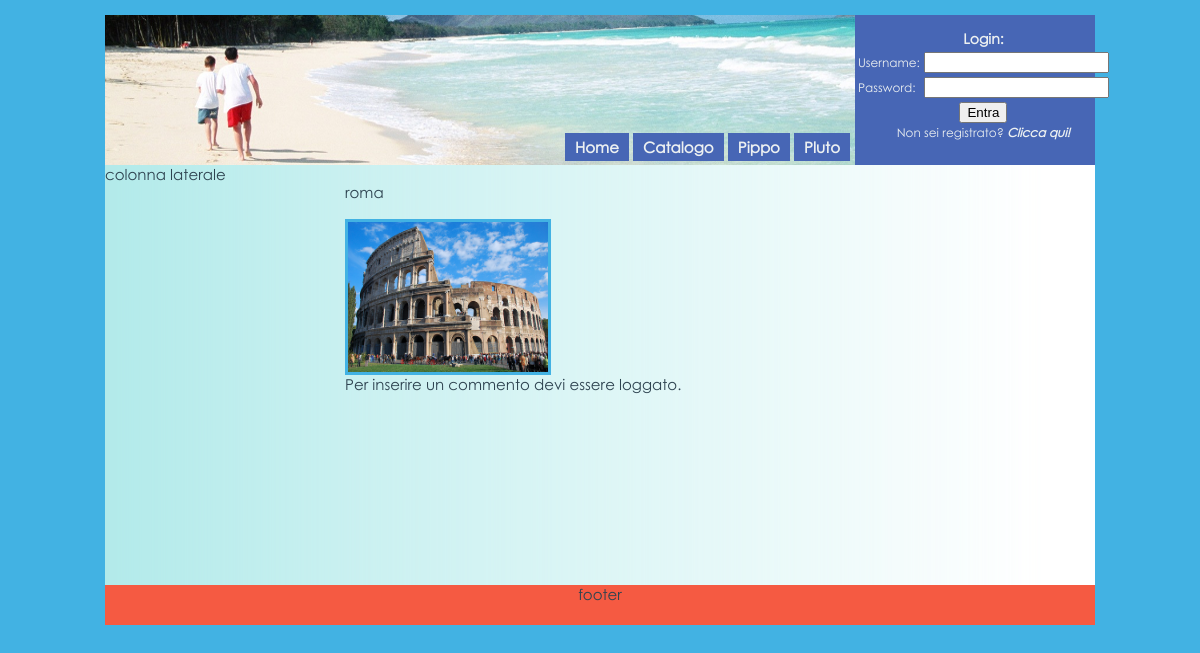
Screenshot of /commenti.php?id=1 with the database file from the repository.
### tables this page shows
CREATE TABLE IF NOT EXISTS `destinazione` (
  `id` int(11) NOT NULL AUTO_INCREMENT,
  `continente` varchar(50) NOT NULL,
  `citta` varchar(50) NOT NULL,
  `tipo` varchar(50) NOT NULL,
  `foto` varchar(100) NOT NULL,
  `descrizione` longtext NOT NULL,
  PRIMARY KEY (`id`)
);

### config.php (called while the page is built)
<?php
	 $session_name = "login";
?>

### database.php (called while the page is built, shortened)
<?php
    class database{
        public static function qSelect($conn, $sql){
            $risposta = mysql_query($sql)
                or die("Errore nell'esecuzione della query di selezione: " . mysql_error());
            return $risposta;
        }
    }
?>

### commenti.php (the view, shortened to what this page needs)
<!DOCTYPE HTML PUBLIC "-//W3C//DTD HTML 4.01 Transitional//EN" "http://www.w3.org/TR/html4/loose.dtd">
<html>
  <head>
    <link rel="stylesheet" type="text/css" href="style/style.css">
    <link rel="stylesheet" type="text/css" href="style/rateit.css">
  </head>
  <body>
    <div id="container">
    <div id="header_container">
	<div id="logo">
			<span id="menu">
				<a href="index.php"><span class="btn_menu">Home</span></a>
				<a href="#"><span class="btn_menu">Catalogo</span></a>
				<a href="#"><span class="btn_menu">Pippo</span></a>
				<a href="#"><span class="btn_menu">Pluto</span></a>
			</span>
	</div>
	<div id="login">
		<?php
			include_once 'config.php';
			if(isset($_SESSION[$session_name])){
				echo "<br><br><h2>Benvenuto<a href='homepersonale.php'> " . $_SESSION['username'] . "!</a></h2><br>";
				echo "<form method='POST' action='logout.php'>
						<input type='submit' value='logout'>
					  </form>";
			}
			else
			{
					include 'login_form.php';
			}
		?>
	</div>
	</div>
      <div id="content_container">
	<div id="content">
		<?php
			include_once "database.php";
			$id_dest = $_GET['id'];
			$conn=database::dbConnect();
			$sql = "SELECT `citta`, `foto`, `descrizione` FROM `destinazione` WHERE `id` = $id_dest";
			$result = database::qSelect($conn, $sql);
			$record = mysql_fetch_array($result);
			extract($record);
			echo "<div id='dest_intestazione'><br><div id='dest_commento'>$citta</div><br>";
			echo "<div id='dest_foto'><img src=style/images/dest/$foto width=200 height=150></div>";
			echo "<div id='dest_descrizione'>$descrizione</div></div>";
			if(isset($_SESSION[$session_name])){
				$user=$_SESSION['username'];
				if(!isset($_POST['commento'])){
					echo "<br><span class='tit_commento'>Inserisci un commento e assegna un rating:</span>";
					echo "<div class='rateit' id='rateit5' data-rateit-step=1></div><br>";
					$form="<div id='commento'>
						 	<form name='form_commento' method='POST' action='commenti.php?id=".$id_dest."'>
						 		<textarea name='commento' cols=90 rows=5></textarea>
						 		<input type='hidden' name='voto' value=''>
						 		<br>
						 		<input class='btn_commenta' type='button' value='Commenta' onclick=\"check_comment($id_dest,'$user')\">
						 	</form>
						  </div><br>";
					echo $form;
				 }
				else{
				}
			}
			else
				echo "Per inserire un commento devi essere loggato.";
		?>
	</div>
	<div id="navigation">
	  	<div>colonna laterale</div>
	</div>
      </div>
      <div id="footer">
		<div>footer</div>
      </div>
    </div>
  </body>
</html>

### style/style.css (style rules this page uses)
html,body { font-family: "Century Gothic", verdana, sans-serif; font-size: 15px; color: #2E4350; height: 100%; margin: 0; padding: 0; }
body { font-family: "Century Gothic", verdana, sans-serif; font-size: 15px; background-color: #42B2E3; text-align:center; }
#container { width: 990px; margin: 0 auto; margin-top: 15px; text-align: left; }
#header_container { width: 990px; line-height: 1; margin: 0 auto; background: #ECF0F1; height: 150px; text-align: center; }
#logo { float:left; width:750px; height:150px; background: url("images/header.png"); }
#logo a { text-decoration: none; font-weight: bold; color: #ECF0F1; }
#menu { float:right; padding-top:125px; padding-right: 5px; }
.btn_menu { width: 90px; height: 25px; padding-top: 5px; padding-bottom: 5px; padding-left: 10px; padding-right: 10px; background-color: #4766B5; }
#login { font-size: 12px; color: #ECF0F1; float:right; width:240px; height:150px; background-color: #4766B5; }
#content_container { overflow:hidden; width: 990px; margin: 0 auto; min-height:420px; }
#content { float: right; width: 750px; background: url("images/cont_background.png") repeat-y; padding-bottom: 10000px; margin-bottom: -10000px; }
#navigation { float: left; width:240px; background: url("images/nav_background.png") repeat-y; padding-bottom: 10000px; margin-bottom: -10000px; }
#footer { background-color: #F55A42; width: 990px; margin: 0 auto; text-align: center; height: 40px; clear:both; }
#dest_foto { border:3px solid #42B2E3; width:200px; height:150px; margin:0 auto; float: left; }
#dest_intestazione { overflow:auto; }

### rows the page displays
destinazione: citta "roma", foto (picture)
